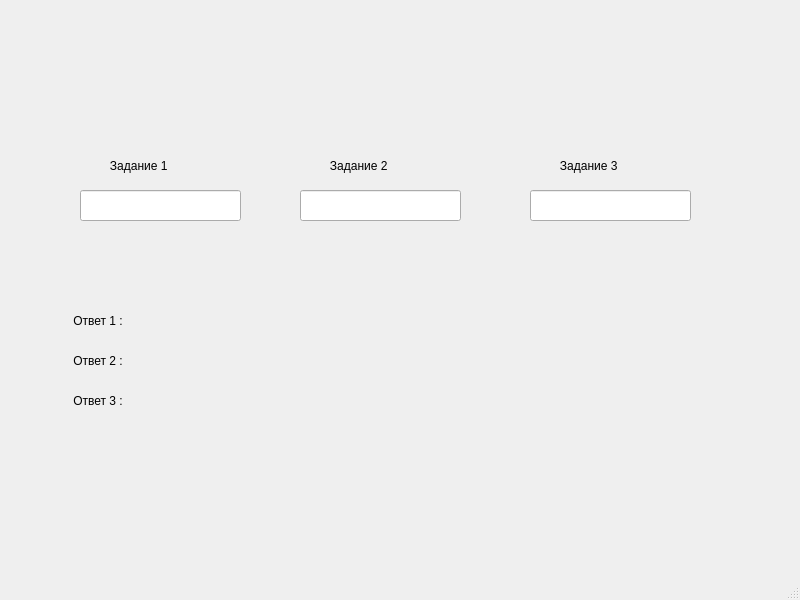
<?xml version="1.0" encoding="UTF-8"?>
<ui version="4.0">
 <class>MainWindow</class>
 <widget class="QMainWindow" name="MainWindow">
  <property name="geometry">
   <rect>
    <x>0</x>
    <y>0</y>
    <width>800</width>
    <height>600</height>
   </rect>
  </property>
  <property name="windowTitle">
   <string>MainWindow</string>
  </property>
  <widget class="QWidget" name="centralwidget">
   <widget class="QLabel" name="label">
    <property name="geometry">
     <rect>
      <x>100</x>
      <y>140</y>
      <width>121</width>
      <height>51</height>
     </rect>
    </property>
    <property name="styleSheet">
     <string notr="true">font: 18pt &quot;Academy Engraved LET&quot;;
font: 13pt &quot;Monaco&quot;;</string>
    </property>
    <property name="text">
     <string>   Задание 1</string>
    </property>
   </widget>
   <widget class="QLineEdit" name="task1LineEdit">
    <property name="geometry">
     <rect>
      <x>80</x>
      <y>190</y>
      <width>161</width>
      <height>31</height>
     </rect>
    </property>
   </widget>
   <widget class="QLineEdit" name="task2LineEdit">
    <property name="geometry">
     <rect>
      <x>300</x>
      <y>190</y>
      <width>161</width>
      <height>31</height>
     </rect>
    </property>
   </widget>
   <widget class="QLineEdit" name="task3LineEdit">
    <property name="geometry">
     <rect>
      <x>530</x>
      <y>190</y>
      <width>161</width>
      <height>31</height>
     </rect>
    </property>
   </widget>
   <widget class="QLabel" name="label_2">
    <property name="geometry">
     <rect>
      <x>320</x>
      <y>140</y>
      <width>121</width>
      <height>51</height>
     </rect>
    </property>
    <property name="styleSheet">
     <string notr="true">font: 18pt &quot;Academy Engraved LET&quot;;
font: 13pt &quot;Monaco&quot;;</string>
    </property>
    <property name="text">
     <string>   Задание 2</string>
    </property>
   </widget>
   <widget class="QLabel" name="label_3">
    <property name="geometry">
     <rect>
      <x>550</x>
      <y>140</y>
      <width>121</width>
      <height>51</height>
     </rect>
    </property>
    <property name="styleSheet">
     <string notr="true">font: 18pt &quot;Academy Engraved LET&quot;;
font: 13pt &quot;Monaco&quot;;</string>
    </property>
    <property name="text">
     <string>   Задание 3</string>
    </property>
   </widget>
   <widget class="QLabel" name="answer1Label">
    <property name="geometry">
     <rect>
      <x>70</x>
      <y>310</y>
      <width>651</width>
      <height>21</height>
     </rect>
    </property>
    <property name="styleSheet">
     <string notr="true">font: 14pt &quot;Monaco&quot;;</string>
    </property>
    <property name="text">
     <string> Ответ 1 :</string>
    </property>
   </widget>
   <widget class="QLabel" name="answer2Label">
    <property name="geometry">
     <rect>
      <x>70</x>
      <y>350</y>
      <width>641</width>
      <height>21</height>
     </rect>
    </property>
    <property name="styleSheet">
     <string notr="true">font: 14pt &quot;Monaco&quot;;</string>
    </property>
    <property name="text">
     <string> Ответ 2 :</string>
    </property>
   </widget>
   <widget class="QLabel" name="answer3Label">
    <property name="geometry">
     <rect>
      <x>70</x>
      <y>390</y>
      <width>651</width>
      <height>21</height>
     </rect>
    </property>
    <property name="styleSheet">
     <string notr="true">font: 14pt &quot;Monaco&quot;;</string>
    </property>
    <property name="text">
     <string> Ответ 3 :</string>
    </property>
   </widget>
  </widget>
  <widget class="QMenuBar" name="menubar">
   <property name="geometry">
    <rect>
     <x>0</x>
     <y>0</y>
     <width>800</width>
     <height>37</height>
    </rect>
   </property>
  </widget>
  <widget class="QStatusBar" name="statusbar"/>
 </widget>
 <resources/>
 <connections/>
</ui>
